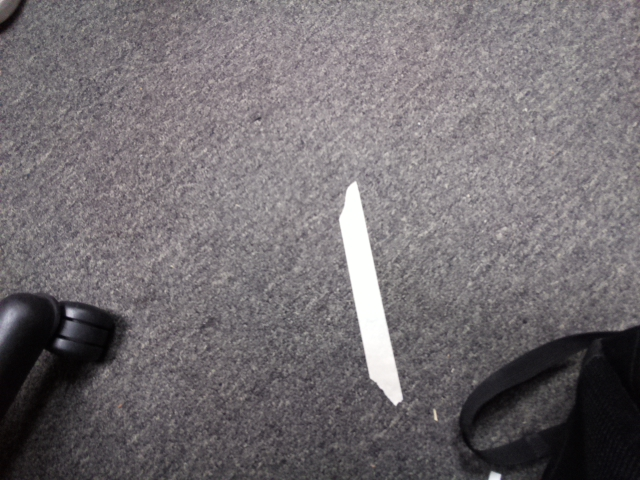
#> input picture opencv_test/inputimg/carpetline.jpg, 640 x 480 px, found by its file name
$ python algtest.py   (older library calls are emulated)
#> lines starting #> are read from the running program, lines starting #| are printed output that depends on the picture; after the words box and inside, x2 and y2 are one past the last pixel; in counts of white or black regions, pixels touching at a corner belong together
import cv2
import numpy as np
import os
import picamera
from time import sleep

# Set whether images should be displayed/saved
show = True
write = False

def main():
    # Images
    #files = [1, 8, 11, 14, 21, 28, 31, 34]
    f = 1
    # Make output image directory
    output_dir = os.path.join(os.getcwd(), 'output')
    if not os.path.exists(output_dir):
        os.makedirs(output_dir)

    # [5 lines of commented-out code are left out]
    img = '/home/pi/Desktop/NATCAR/opencv_test/inputimg/carpetline.jpg'
    Outputimg = '/home/pi/Desktop/output6.jpg'
    #camera.capture(img)
    img = cv2.imread(img, cv2.IMREAD_GRAYSCALE)
#> img: shape (480, 640); min 1, max 255, mean 111.8

    showOriginal(img, f)
    showProcessed(img, f)

def showOriginal(img, f):
    # Show original image
    # cv2.imshow('Original Image', img)

    # Show original image after thresholding
#> called with f = 1
    thresh = 190
    _, img = cv2.threshold(img, thresh, 255, cv2.THRESH_BINARY)
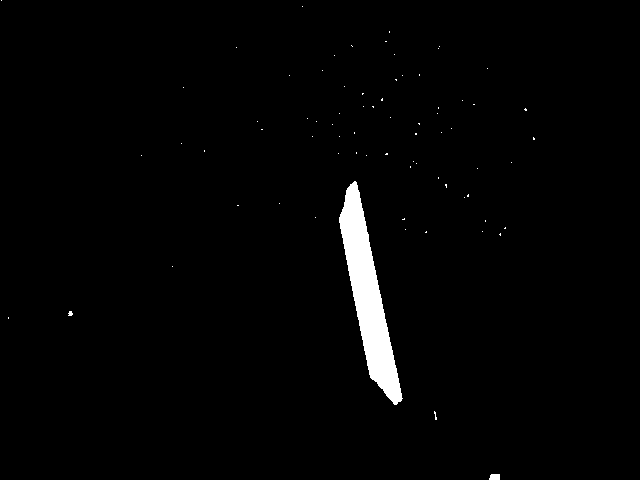
#> img: shape (480, 640); 1.8% white; 74 white regions (72 under 20 px), largest, box (x1, y1, x2, y2) and area: (339, 181, 403, 405) 5416, (489, 474, 500, 480) 61
    cv2.imshow('Original Image Thresholded', img)

    # Save to file
    cv2.imwrite('/home/pi/Desktop/thresh1.jpg', img)

def showProcessed(img, f):
    # Image processing

    # Threshold image first
#> called with f = 1
    thresh = 200
    _, img = cv2.threshold(img, thresh, 255, cv2.THRESH_BINARY)
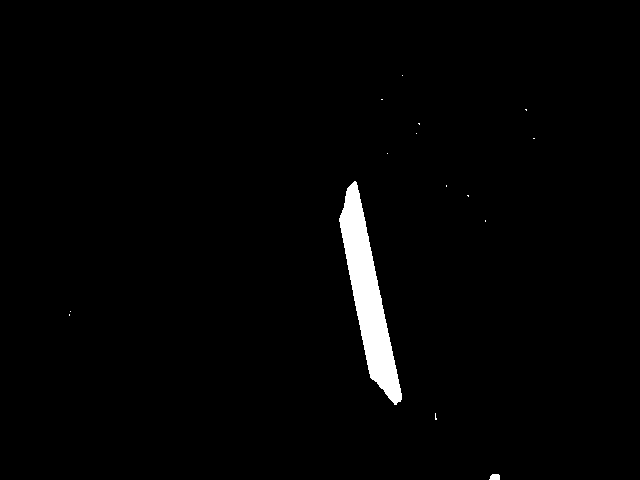
#> img: shape (480, 640); 1.8% white; 15 white regions (13 under 20 px), largest, box (x1, y1, x2, y2) and area: (339, 181, 402, 405) 5357, (489, 474, 500, 480) 57

    # nxn mean filter
    n = 9
    mean_filter = np.ones((n, n), np.float32) / (n*n)
    # img = cv2.filter2D(img, -1, mean_filter)

    # nxn median filter
    n = 9
    img = cv2.medianBlur(img, n)
#> img: shape (480, 640); 1.7% white; 2 white regions, box (x1, y1, x2, y2) and area: (340, 183, 402, 403) 5326, (490, 474, 500, 480) 43

    # [7 lines of commented-out code are left out]
    n = -1
    scharr_x = np.uint8(np.absolute(cv2.Sobel(img, cv2.CV_64F, 1, 0, ksize=n)))
    scharr_y = np.uint8(np.absolute(cv2.Sobel(img, cv2.CV_64F, 0, 1, ksize=n)))
    img = cv2.addWeighted(scharr_x, 0.5, scharr_y, 0.5, 0)

    # Show processed image
    # cv2.imshow('Processed Image', img)

    # Show processed image after thresholding
    #thresh = 50
    #_, img = cv2.threshold(img, thresh, 255, cv2.THRESH_BINARY)

    # img = cv2.bitwise_not(img)

    # Test morphology

    # Dilation and erosion w/ n iterations
    n = 6
    img = cv2.dilate(img, mean_filter, iterations=n)
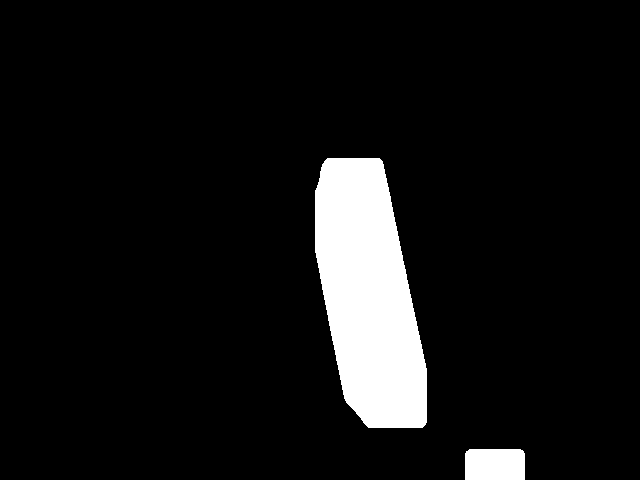
#> img: shape (480, 640); values 0 (black) and 253 (white), 7.7% white; 2 white regions, box (x1, y1, x2, y2) and area: (315, 158, 427, 428) 21926, (465, 449, 525, 480) 1843
    img = cv2.erode(img, mean_filter, iterations=n)
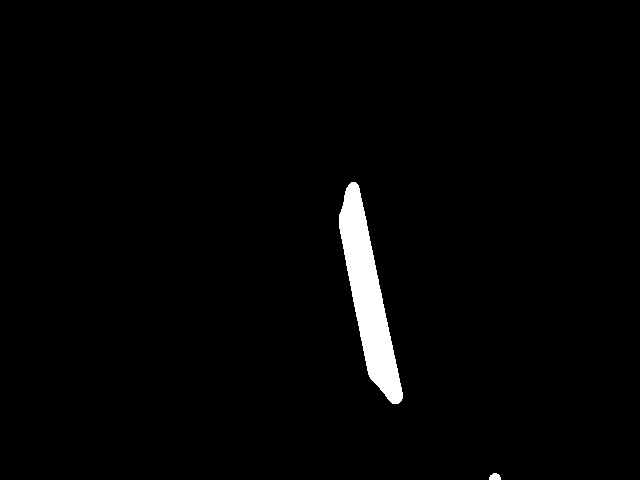
#> img: shape (480, 640); values 0 (black) and 253 (white), 1.9% white; 2 white regions, box (x1, y1, x2, y2) and area: (339, 182, 403, 404) 5894, (489, 473, 501, 480) 67

    # Opening
    # img = cv2.morphologyEx(img, cv2.MORPH_OPEN, mean_filter)

    # Closing
    # img = cv2.morphologyEx(img, cv2.MORPH_CLOSE, mean_filter)

    cv2.imshow('Processed Image Thresholded', img)
    cv2.waitKey(0)

    # Save to file
    cv2.imwrite('/home/pi/Desktop/thresh&blur1.jpg', img)

if __name__ == '__main__':
    main()

$ run again, with opencv_test/inputimg/cross.jpg copied over opencv_test/inputimg/carpetline.jpg
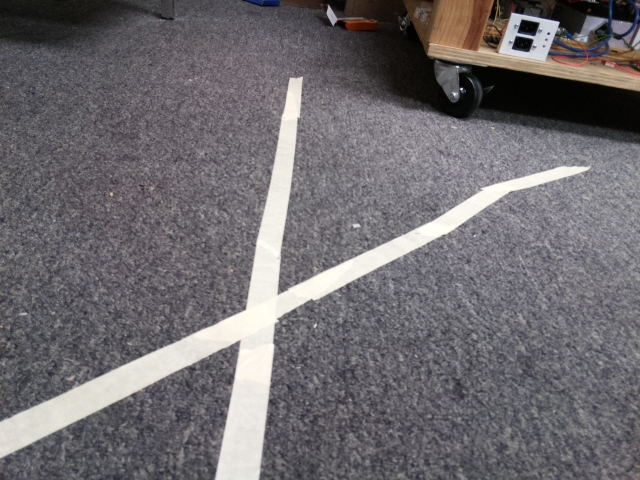
#> input picture opencv_test/inputimg/cross.jpg, 640 x 480 px, found by its file name
#> in showOriginal, `_, img = cv2.threshold(img, thresh, 255, cv2.THRESH_BINARY)`:
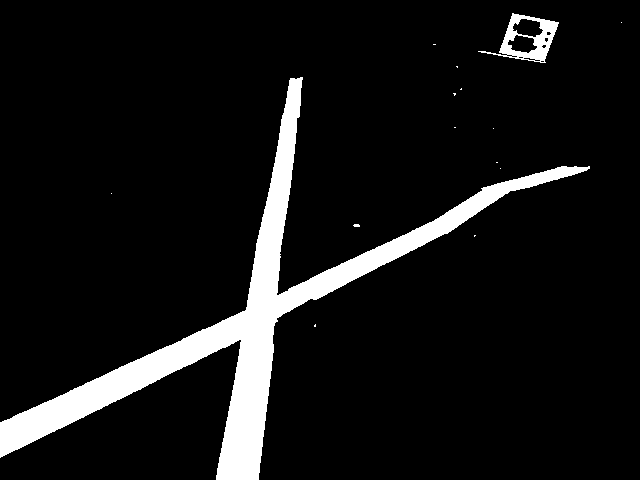
#> img: shape (480, 640); 8.5% white; 15 white regions (13 under 20 px), largest, box (x1, y1, x2, y2) and area: (0, 77, 590, 480) 24640, (478, 13, 559, 63) 1316
#> in showProcessed, `img = cv2.erode(img, mean_filter, iterations=n)`:
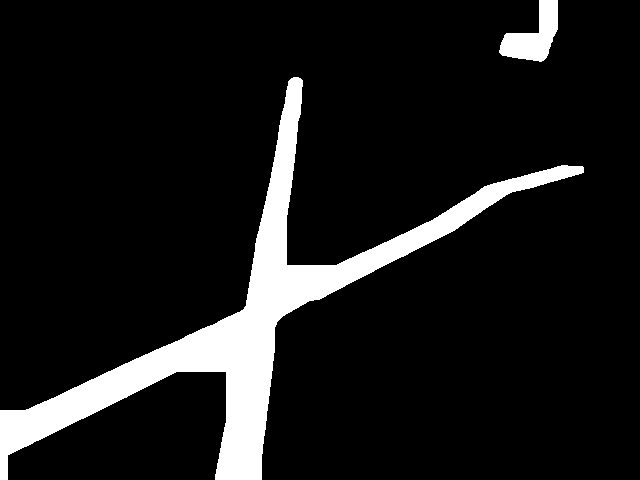
#> img: shape (480, 640); values 0 (black) and 253 (white), 10.1% white; 2 white regions, box (x1, y1, x2, y2) and area: (0, 77, 584, 480) 29149, (499, 0, 558, 62) 1905

$ run again, with opencv_test/inputimg/curve.jpg copied over opencv_test/inputimg/carpetline.jpg
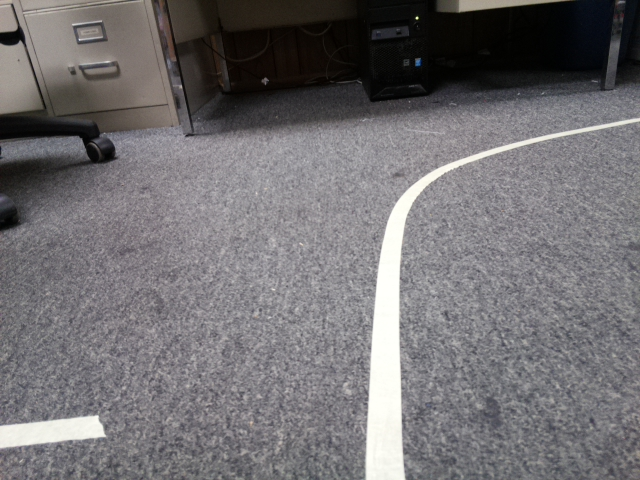
#> input picture opencv_test/inputimg/curve.jpg, 640 x 480 px, found by its file name
#> in showOriginal, `_, img = cv2.threshold(img, thresh, 255, cv2.THRESH_BINARY)`:
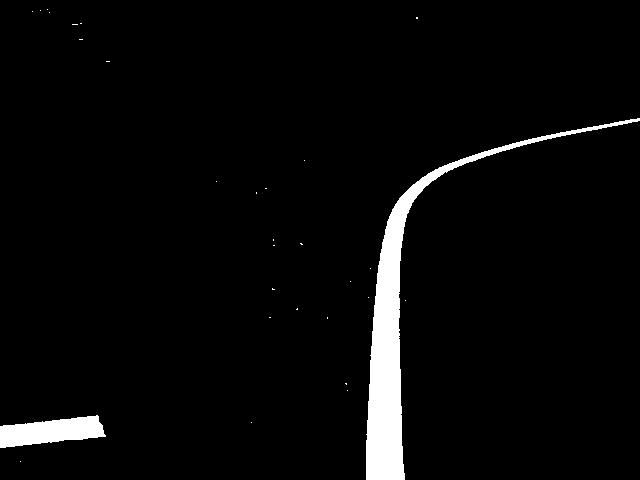
#> img: shape (480, 640); 3.7% white; 30 white regions (28 under 20 px), largest, box (x1, y1, x2, y2) and area: (366, 118, 640, 480) 9193, (0, 415, 106, 448) 2237
#> in showProcessed, `img = cv2.dilate(img, mean_filter, iterations=n)`:
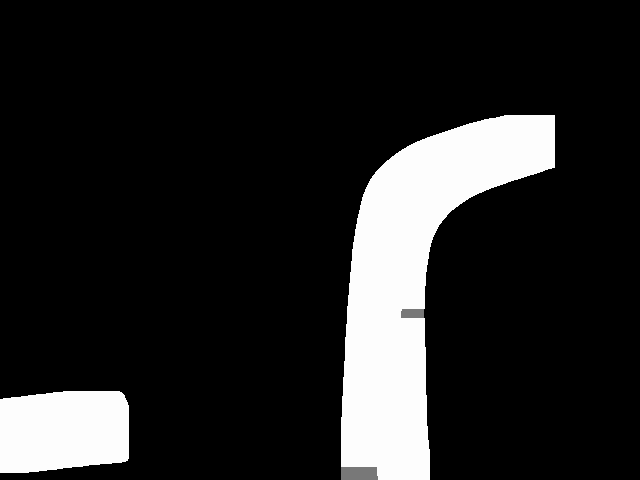
#> img: shape (480, 640); min 0, max 253, mean 36

$ run again, with opencv_test/inputimg/perpendicular.jpg copied over opencv_test/inputimg/carpetline.jpg
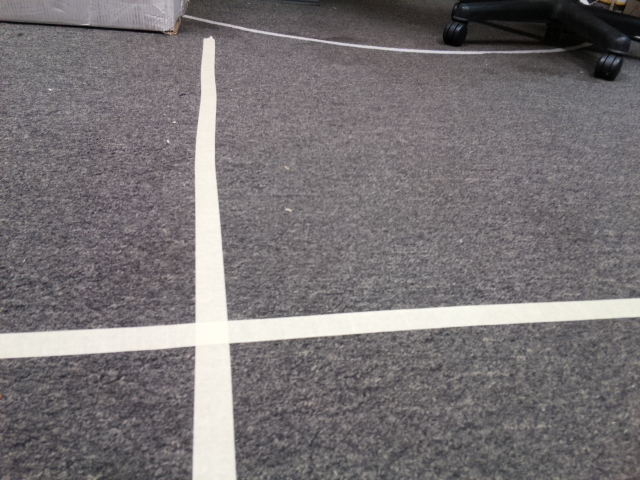
#> input picture opencv_test/inputimg/perpendicular.jpg, 640 x 480 px, found by its file name
#> in showOriginal, `_, img = cv2.threshold(img, thresh, 255, cv2.THRESH_BINARY)`:
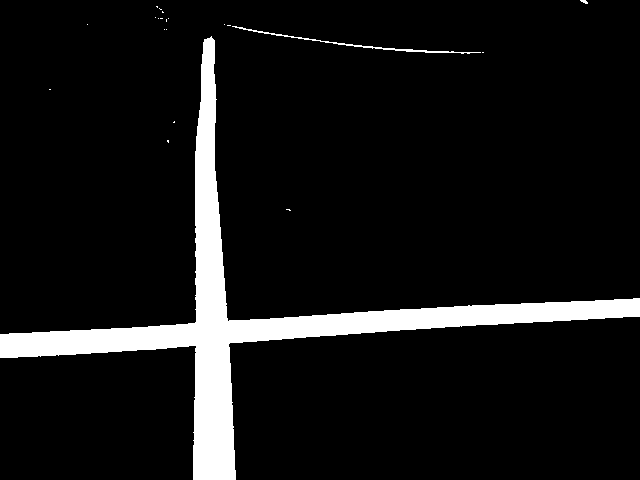
#> img: shape (480, 640); 8.4% white; 21 white regions (18 under 20 px), largest, box (x1, y1, x2, y2) and area: (0, 36, 640, 480) 25231, (232, 26, 481, 54) 439, (580, 0, 588, 4) 20
#> in showProcessed, `img = cv2.erode(img, mean_filter, iterations=n)`:
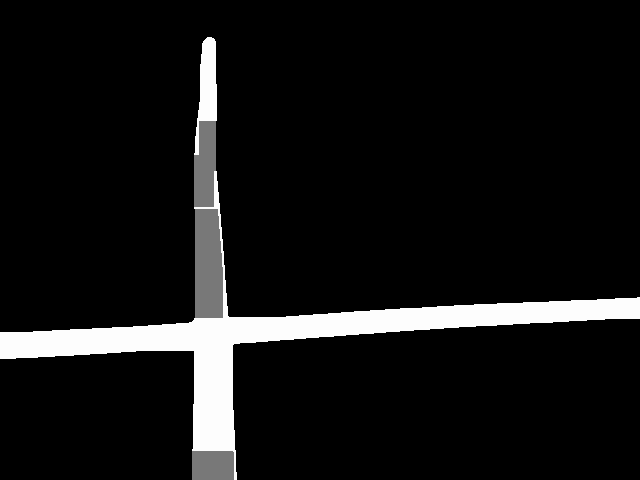
#> img: shape (480, 640); min 0, max 253, mean 20.1
